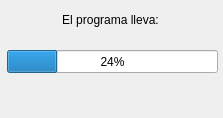
<?xml version="1.0" encoding="UTF-8"?>
<ui version="4.0">
 <class>Dialog</class>
 <widget class="QDialog" name="Dialog">
  <property name="geometry">
   <rect>
    <x>0</x>
    <y>0</y>
    <width>223</width>
    <height>118</height>
   </rect>
  </property>
  <property name="windowTitle">
   <string>Weed_detection</string>
  </property>
  <property name="windowIcon">
   <iconset>
    <normaloff>imgs/ral_icon.jpg</normaloff>imgs/ral_icon.jpg</iconset>
  </property>
  <widget class="QProgressBar" name="progress_bar">
   <property name="geometry">
    <rect>
     <x>7</x>
     <y>50</y>
     <width>211</width>
     <height>23</height>
    </rect>
   </property>
   <property name="value">
    <number>24</number>
   </property>
  </widget>
  <widget class="QLabel" name="progress_label">
   <property name="geometry">
    <rect>
     <x>0</x>
     <y>10</y>
     <width>221</width>
     <height>20</height>
    </rect>
   </property>
   <property name="text">
    <string>El programa lleva:</string>
   </property>
   <property name="alignment">
    <set>Qt::AlignCenter</set>
   </property>
  </widget>
 </widget>
 <resources/>
 <connections/>
</ui>
